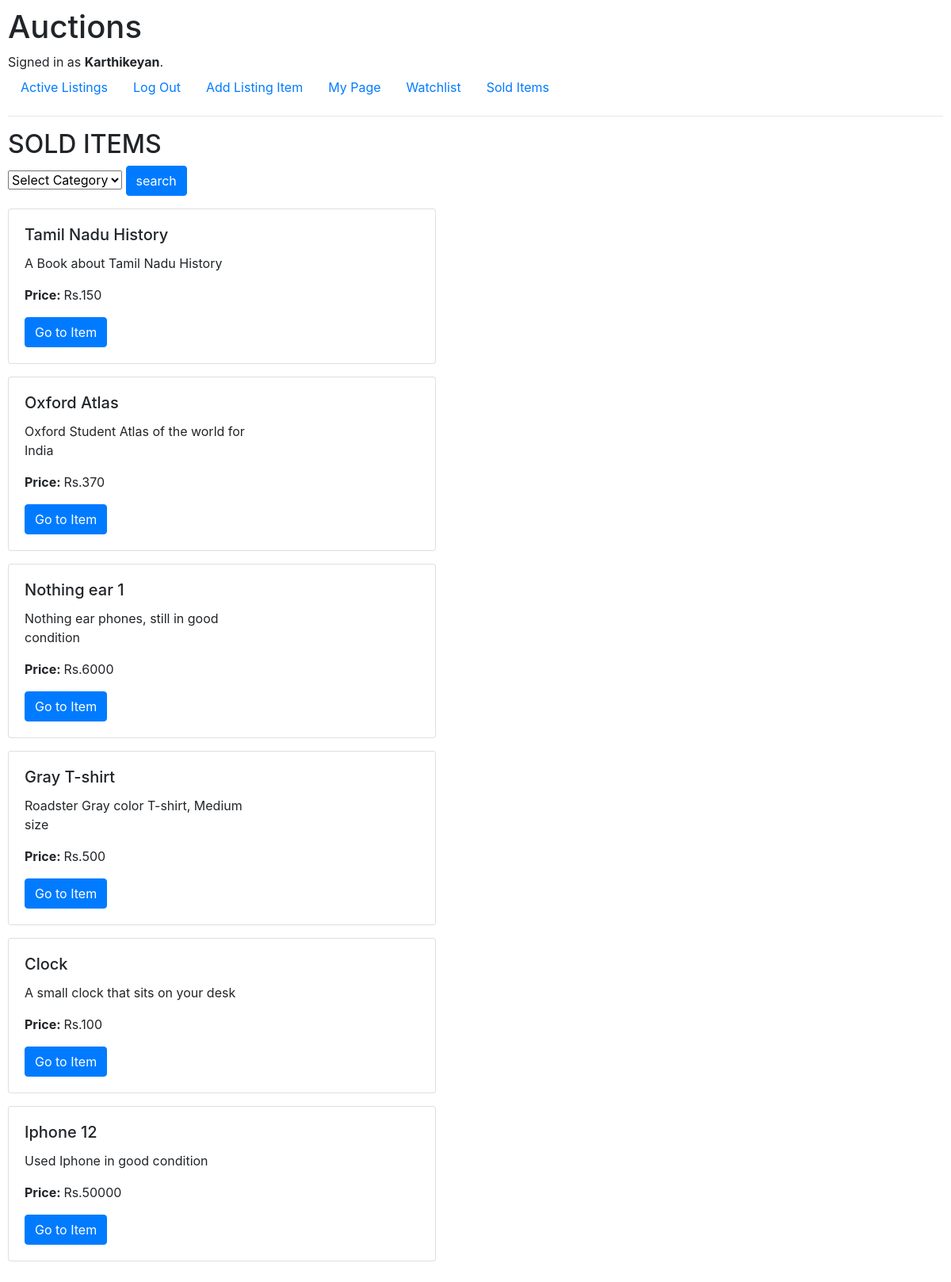
Page /solditems (signed in) on the committed database.
### auctions/models.py (models this page shows, shortened)
class User(AbstractUser):
    pass

class listing(models.Model):
    title = models.CharField(max_length=20)
    description = models.CharField(max_length=64)
    price = models.IntegerField()
    category = models.ForeignKey(Category, blank=True, null=True, on_delete=models.CASCADE, related_name="item_type")
    image = models.ImageField(null=True, blank=True, upload_to='images/')
    posted_user = models.ForeignKey(User, related_name="posted_item", on_delete=models.CASCADE, null=True)
    isActive = models.BooleanField(default=True)
    watchlist = models.ManyToManyField(User, null=True, related_name="Watch_items", blank=True)

### auctions/views.py (the view)
# urls.py: path("solditems", views.solditems, name="solditems"),
def solditems(request):
    if request.method == "POST":
        cat = request.POST["category"]
        c = Category.objects.get(category=cat)
        all_cat = Category.objects.all()
        items = listing.objects.filter(isActive=False, category=c)
        return render(request, 'auctions/solditems.html', {
            "items" : items,
            "cat" : all_cat
            })
    else:
        items = listing.objects.filter(isActive=False)
        cat = Category.objects.all()
        return render(request, "auctions/solditems.html", {
            "items" : items,
            "cat" : cat,
        })

### auctions/models.py (called while the page is built)
    def __str__(self):
        return self.category

### auctions/templates/auctions/solditems.html (shortened to what this page needs)
{% extends 'auctions/layout.html' %}
{% block body %}
<h2>SOLD ITEMS</h2>
<form return="{% url 'index_cat' %}" method="post">
    <select name="category" class="form-select form-select-lg mb-4" aria-label=".form-select-lg example">
        <option selected>Select Category</option>
    </select>
    <button type="submit" class="btn btn-primary">search</button>
</form>
  {% for item in items %}
    <div class="card mb-3" style="max-width: 540px;">
        <div class="row g-0">
            <div class="col-md-8">
                <div class="card-body">
                    <h5 class="card-title">{{item.title}}</h5>
                    <p class="card-text">{{item.description}}</p>
                    <p class="card-text"><strong>Price: </strong>Rs.{{item.price}}</p>
                    <a href="{% url 'list' item.title %}" method="post" class="btn btn-primary">Go to Item</a>
                </div>
            </div>
        </div>
    </div>
    {% empty %}
<hr />
    <h4> No items </h4>
<hr />
    {% endfor %}
{% endblock %}

### auctions/templates/auctions/layout.html (shortened to what this page needs)
{% load static %}
<!DOCTYPE html>
<html lang="en">
    <head>
        <link rel="stylesheet" href="https://stackpath.bootstrapcdn.com/bootstrap/4.4.1/css/bootstrap.min.css">
        <link href="{% static 'auctions/styles.css' %}" rel="stylesheet">
    </head>
    <body>
        <h1>Auctions</h1>
        <div>
            {% if user.is_authenticated %}
                Signed in as <strong>{{ user.username }}</strong>.
            {% else %}
                Not signed in.
            {% endif %}
        </div>
        <ul class="nav">
            <li class="nav-item">
                <a class="nav-link" href="{% url 'index' %}">Active Listings</a>
            </li>
            {% if user.is_authenticated %}
                <li class="nav-item">
                    <a class="nav-link" href="{% url 'logout' %}">Log Out</a>
                </li>
                <li class="nav-item">
                    <a class="nav-link" href="{% url 'new' %}">Add Listing Item</a>
                </li>
                <li class="nav-item">
                    <a class="nav-link" href="{% url 'mypage' %}">My Page</a>
                </li>
                <li class="nav-item">
                    <a class="nav-link" href="{% url 'watch' %}">Watchlist</a>
                </li>
            {% endif %}
            <li class="nav-item">
                <a class="nav-link" href="{% url 'solditems' %}">Sold Items</a>
            </li>
        </ul>
        <hr>
        {% block body %}
        {% endblock %}
    </body>
</html>

### auctions/static/auctions/styles.css (style rules this page uses)
body { padding: 10px; }

### rows in the picture
User: username "Karthikeyan"
listing: title "Tamil Nadu History", description "A Book about Tamil Nadu History", price "150"
listing: title "Oxford Atlas", description "Oxford Student Atlas of the world for India", price "370"
listing: title "Nothing ear 1", description "Nothing ear phones, still in good condition", price "6000"
listing: title "Gray T-shirt", description "Roadster Gray color T-shirt, Medium size", price "500"
listing: title "Clock", description "A small clock that sits on your desk", price "100"
listing: title "Iphone 12", description "Used Iphone in good condition", price "50000"
